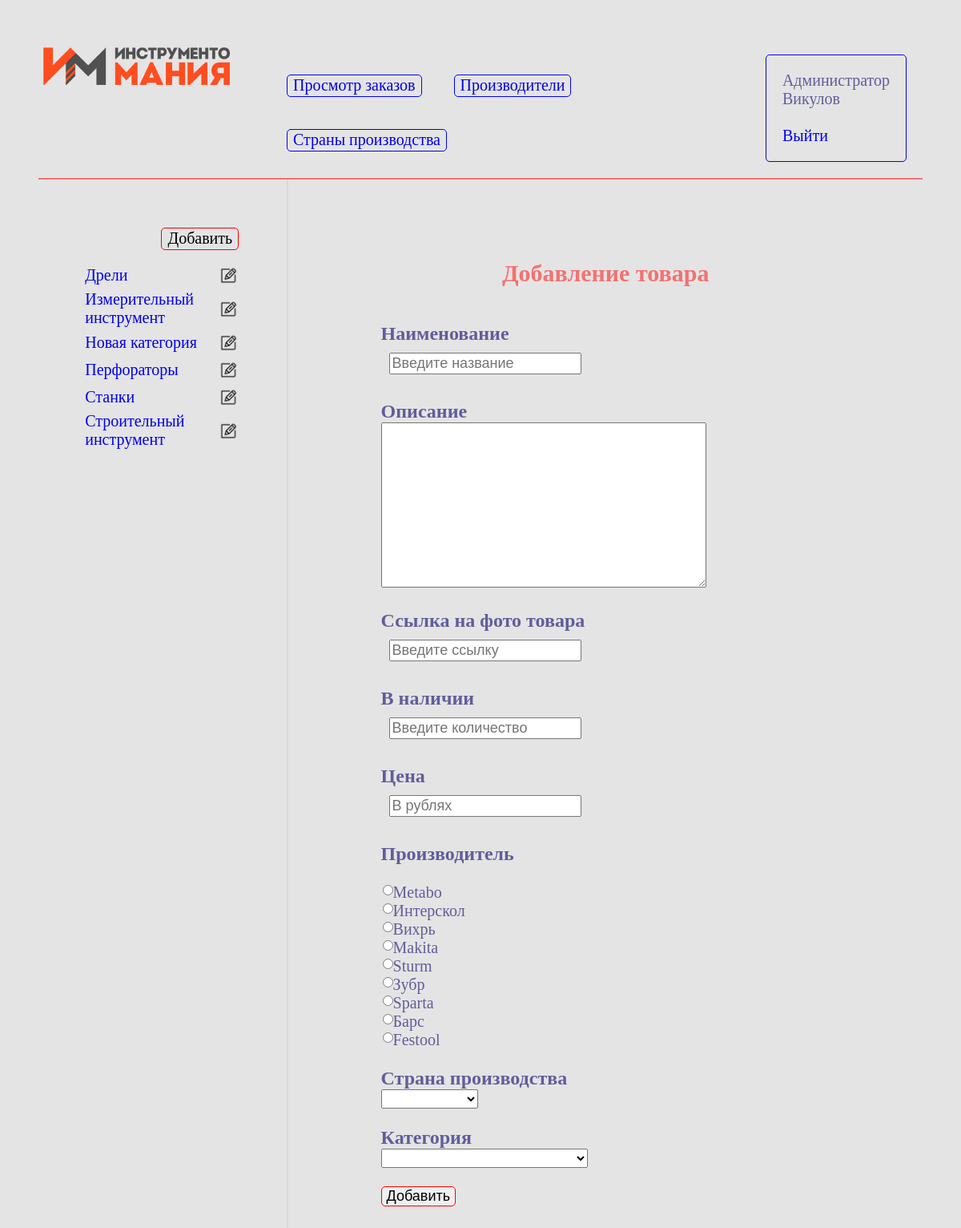
Page /shop.ru/new_post.php on the committed database.
### shop.ru/include/db.php (called while the page is built, shortened)
<?php
	$auth_session['last_name'] = 'Викулов';
	$auth_session['is_authorized'] = trye;
?>

### shop.ru/include/function.php (called while the page is built, shortened)
<?php
	function get_categories()
	{
		global $link;
		$sql = "SELECT * FROM `группа инструмента`";
		$result = mysqli_query($link, $sql);
		$categories = mysqli_fetch_all($result, MYSQLI_ASSOC);
		return $categories;
	}
	function get_brands()
	{
		global $link;
		$sql = "SELECT * FROM `производитель`";
		$result = mysqli_query($link, $sql);
		$brands = mysqli_fetch_all($result, MYSQLI_ASSOC);
		return $brands;
	}
	function get_countries()
	{
		global $link;
		$sql = "SELECT * FROM `страна производства`";
		$result = mysqli_query($link, $sql);
		$countries = mysqli_fetch_all($result, MYSQLI_ASSOC);
		return $countries;
	}
	function get_user_last_name($user_last_name)	{
		global $link;
		$sql = "SELECT `id` FROM `users` WHERE `last_name`='$user_last_name'";
		$result = mysqli_query($link, $sql);
		$user = mysqli_fetch_assoc($result);
		return $user;
	}
	function get_user_role($user_id) {
		global $link;
		$sql = "SELECT `role` FROM `users` WHERE id=".$user_id;
		$result = mysqli_query($link, $sql);
		$role = mysqli_fetch_assoc($result);
		return $role;
	}
?>

### shop.ru/new_post.php (the view, shortened to what this page needs)
<?php
	require_once "include/db.php";
	require_once "include/function.php";
?>
<!DOCTYPE html>
<html lang="ru">
<head>
	<link rel="stylesheet" type="text/css" href="style.css">
</head>
<body>
	<header class="container">
		<?php include "header.php" ?>
	</header>
	<main class="container">
		<nav class="item">
		<?php include "leftblock.php" ?>
		</nav>
		<section class="item">
				<h2>Добавление товара</h2>
			<form action="forms/check_post.php" method="post">
				<ul>
					<li>
						<label class="description">Наименование </label>
						<input type="text" class="form" name="title" placeholder="Введите название"><br>
					</li>
					<li >
						<label class="description">Описание </label>
							<textarea class="form" name="description" id="textarea"> </textarea>
					</li><br>
					<li>
						<label class="description">Ссылка на фото товара </label>
							<input name="image" class="form" type="text" placeholder="Введите ссылку"> <br>
					</li>
					<li>
						<label class="description">В наличии </label>
						<input name="available" class="form" type="text" placeholder="Введите количество"> <br>
					</li>
					<li>
						<label class="description">Цена </label>
							<input name="price" class="form" type="text" placeholder="В рублях"><br>
					</li>
					<?php $brands=get_brands(); ?>
					<label class="description">Производитель</label><br>
							<?php foreach ($brands as $brand): ?>
					<li id="radio">
							<input name="brand" class="radio" type="radio" id="brand_name" value="<?= $brand['id'] ?>">
							<label ><?= $brand['Наименование'] ?></label>
					</li><?php endforeach; ?>	<br>
					<?php $countries=get_countries() ?>
					<li>
						<label class="description">Страна производства</label>
						<div>
						<select class="form" name="country">
							<option value="" selected="selected"></option>
							<?php foreach ($countries as $country): ?>
							<option value="<?= $country['id'] ?>" ><?= $country['Наименование'] ?></option>
							<?php endforeach; ?>
						</select>
						</div> <br>
					</li>
					<li>
					<label class="description" >Категория</label>
					<?php $categories=get_categories(); ?>
					<select class="form" name="category">
						<option value="" selected="selected"></option>
						<?php foreach ($categories as $category): ?>
						<option value="<?= $category['id'] ?>" ><?= $category['title'] ?></option><?php endforeach; ?>
					</select>
					</li><br>
					<button class="form" type="submit">Добавить</button>
				</ul>
			</form>
		</section>
	</main>
</body>
</html>

### shop.ru/leftblock.php
<div class = "leftblock">
        <?php $categories = get_categories(); ?>
        <?php if ($user_role['role'] == 1): ?>
         <div class="action"><a  href="add_category.php"> Добавить </a></div><br><br>
         <?php endif; ?>
         <table class="edit">
         <?php foreach($categories as $category): ?> <tr>
        <td>
                <a href="/category.php?id=<?=$category['id']?>"><?=$category["title"]?></a>
        </td>
        <td>
                <?php if ($user_role['role'] == 1): ?>
                <a  href="/edit.php?edit_category=<?=$category['id']?>"><img class="edit" src="images/edit.png"></a>
                <?php endif; ?>
        </td>
</tr>
        <?php endforeach; ?>
         </table>
</div>

### shop.ru/style.css (style rules this page uses)
header.container { display: flex; flex-direction: row; justify-content: space-around; width: 100%; border-bottom: 2px solid rgba(255,0,0, 0.5); }
body { font-family: "Times New Roman", "Times Roman", "Serif"; font-size: 20px; color: #615d9a; background-color: #e4e4e4; padding: 40px; }
form { display: block; */text-align: center;*/ margin: 0 auto; }
input[type="text"], input[type="password"] { margin: 10px; font-size: 18px; }
label.description { display: block; font-size: 24px; font-weight: bold; }
input[type=radio], input.radio { float: left; clear: none; margin: 2px 0 0 2px; font-size: 34px; }
input { display: block; }
select.form { font-size: 18px; text-align: center; }
textarea { width: 400px; height: 200px; font-size: 18px; }
.item button.form { margin: 0px; font-size: 18px; border: 1px solid red; border-radius: 5px; }
a { text-decoration: none; }
main { text-align: center; }
main.container { display: flex; justify-content: space-around; flex-direction: row; height: 100%; }
main.container .item { padding: 5%; text-align: left; }
main.container nav { border-right: 2px solid rgba(255,55,100, 0.1); flex-grow: 0; flex-shrink: 1; max-width: 200px; display: flex; }
main.container section { display: flex; flex-direction: column; margin: 20px; flex-grow: 1; flex-shrink: 1; }
.item h2 { color: rgba(255,0,0, 0.5); text-align: center; }
.leftblock ul li.action, div.action a, div.post a { -webkit-writing-mode: horizontal-tb !important; -webkit-appearance: button; border: 1px solid rgb(255,0,0); border-radius: 5px; padding: 1px 7px 2px; margin: 5px; text-rendering: auto; color: initial; text-align: start; font: 0 20px system-ui; float: right; }
main.container table { border-radius: 10px; -webkit-box-shadow: 10px 10px 10px 5px rgba(150,100,20,0.5); box-shadow: 10px 10px 10px 5px rgba(150,100,20,0.2); }
main.container table.edit { border-radius: 0; -webkit-box-shadow: 10px 10px 10px 5px rgba(255,0,0, 0.5); box-shadow: none; }
img.edit { height: 30px; float: right; }
li { list-style-type: none; }

### rows in the picture
группа инструмента: title "Дрели"
группа инструмента: title "Измерительный инструмент"
группа инструмента: title "Новая категория"
группа инструмента: title "Перфораторы"
группа инструмента: title "Станки"
группа инструмента: title "Строительный инструмент"
производитель: Наименование "Metabo"
производитель: Наименование "Интерскол"
производитель: Наименование "Вихрь"
производитель: Наименование "Makita"
производитель: Наименование "Sturm"
производитель: Наименование "Зубр"
производитель: Наименование "Sparta"
производитель: Наименование "Барс"
производитель: Наименование "Festool"

### other values in the picture
$auth_session['last_name'] "Викулов"
